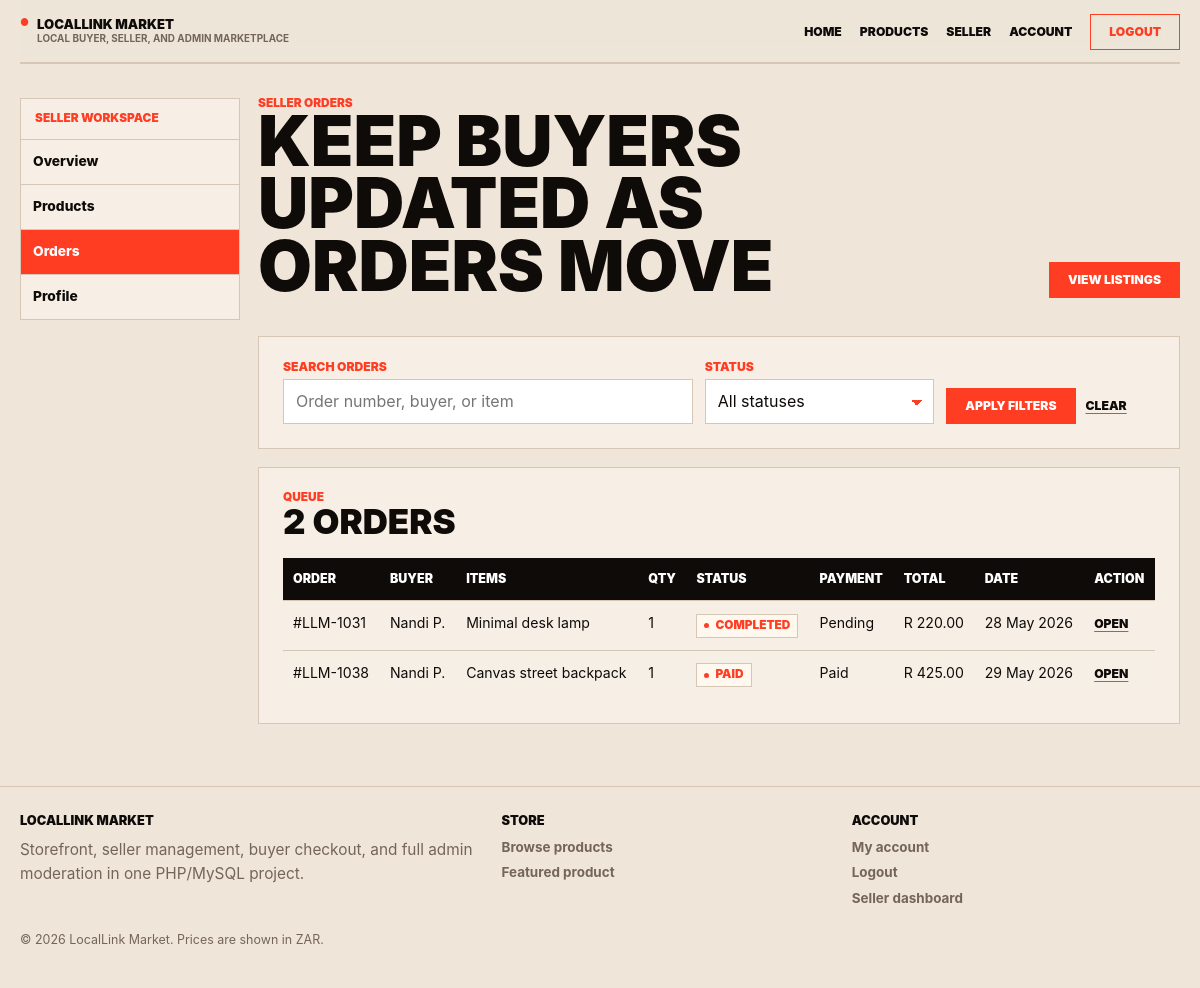
Screenshot of /seller-orders.php (signed in) with the database file from the repository.
### tables this page shows
CREATE TABLE IF NOT EXISTS orders (
  id INT UNSIGNED AUTO_INCREMENT PRIMARY KEY,
  order_number VARCHAR(20) NOT NULL UNIQUE,
  user_id INT UNSIGNED NOT NULL,
  seller_id INT UNSIGNED DEFAULT NULL,
  status ENUM('pending', 'paid', 'processing', 'ready', 'completed', 'cancelled') NOT NULL DEFAULT 'pending',
  payment_status ENUM('pending', 'awaiting_confirmation', 'paid', 'failed') NOT NULL DEFAULT 'pending',
  subtotal_amount DECIMAL(10,2) NOT NULL DEFAULT 0.00,
  delivery_fee DECIMAL(10,2) NOT NULL DEFAULT 0.00,
  total_amount DECIMAL(10,2) NOT NULL,
  delivery_method ENUM('collection', 'standard_delivery', 'express_delivery') NOT NULL DEFAULT 'collection',
  buyer_note TEXT DEFAULT NULL,
  created_at TIMESTAMP DEFAULT CURRENT_TIMESTAMP,
  updated_at TIMESTAMP DEFAULT CURRENT_TIMESTAMP ON UPDATE CURRENT_TIMESTAMP,
  CONSTRAINT fk_orders_user
    FOREIGN KEY (user_id) REFERENCES users(id)
    ON DELETE CASCADE,
  CONSTRAINT fk_orders_seller
    FOREIGN KEY (seller_id) REFERENCES users(id)
    ON DELETE SET NULL
);

### includes/seller_tools.php (called while the page is built, shortened)
<?php
require_once __DIR__ . '/app.php';
function seller_navigation_items(): array
{
    return [
        ['key' => 'overview', 'label' => 'Overview', 'path' => 'seller-dashboard.php'],
        ['key' => 'products', 'label' => 'Products', 'path' => 'seller-products.php'],
        ['key' => 'orders', 'label' => 'Orders', 'path' => 'seller-orders.php'],
        ['key' => 'profile', 'label' => 'Profile', 'path' => 'seller-profile.php'],
    ];
}
function seller_humanize_verification_status(string $status): string
{
    $labels = [
        'not_requested' => 'Not requested',
        'pending' => 'Pending review',
        'approved' => 'Approved',
        'rejected' => 'Needs changes',
    ];
    return $labels[$status] ?? seller_humanize_label($status);
}
function seller_fetch_raw_user(int $userId): array
{
    $pdo = db_try_get_connection();
    $columns = ['id', 'full_name', 'email', 'created_at'];
    foreach (['role', 'status', 'phone', 'location'] as $column) {
        if (market_users_have_column($column)) {
            $columns[] = $column;
        }
    }
    try {
        $statement = $pdo->prepare(
            'SELECT ' . implode(', ', array_unique($columns)) . '
             FROM users
             WHERE id = :user_id
             LIMIT 1'
        );
        $statement->execute(['user_id' => $userId]);
        $row = $statement->fetch();
        return is_array($row) ? $row : [];
    } catch (Throwable $exception) {
        return [];
    }
}
function seller_fetch_profile(int $userId): array
{
    $pdo = db_try_get_connection();
    if (!$pdo || !market_table_exists('seller_profiles')) {
        return [];
    }
    $columns = ['user_id', 'business_name', 'location', 'verification_status', 'verification_notes', 'created_at'];
    $available = [];
    foreach ($columns as $column) {
        if (market_table_has_column('seller_profiles', $column)) {
            $available[] = $column;
        }
    }
    try {
        $statement = $pdo->prepare(
            'SELECT ' . implode(', ', $available) . '
             FROM seller_profiles
             WHERE user_id = :user_id
             LIMIT 1'
        );
        $statement->execute(['user_id' => $userId]);
        $row = $statement->fetch();
        return is_array($row) ? $row : [];
    } catch (Throwable $exception) {
        return [];
    }
}
function seller_build_user_context(array $user): array
{
    $rawUser = seller_fetch_raw_user((int) $user['id']);
    $profile = seller_fetch_profile((int) $user['id']);
    $context = array_merge($user, $rawUser);
    $rawRole = strtolower((string) ($rawUser['role'] ?? $context['role'] ?? ''));
    $businessName = trim((string) ($profile['business_name'] ?? ''));
    $location = trim((string) ($profile['location'] ?? $rawUser['location'] ?? ''));
    $verificationStatus = strtolower((string) ($profile['verification_status'] ?? 'not_requested'));
    $context['raw_role'] = $rawRole;
    $context['business_name'] = $businessName;
    $context['location'] = $location;
    $context['verification_status'] = $verificationStatus;
    $context['verification_label'] = seller_humanize_verification_status($verificationStatus);
    $context['verification_notes'] = trim((string) ($profile['verification_notes'] ?? ''));
    $context['profile_exists'] = $profile !== [];
    $context['seller_display_name'] = $businessName !== '' ? $businessName : (string) ($context['full_name'] ?? 'Seller');
    $context['joined_on'] = market_format_date((string) ($context['created_at'] ?? ''));
    $context['can_access_seller'] = in_array($rawRole, ['seller', 'admin', 'super_admin'], true)
        || $context['profile_exists']
        || $verificationStatus !== 'not_requested';
    return $context;
}
function seller_require_account(): array
{
    $user = app_require_login();
    $sellerUser = seller_build_user_context($user);
    $rawRole = (string) ($sellerUser['raw_role'] ?? 'buyer');
    if (in_array($rawRole, ['seller', 'admin', 'super_admin'], true)) {
        return $sellerUser;
    }
}
function seller_filter_orders(array $orders, array $filters = []): array
{
    $search = strtolower(trim((string) ($filters['search'] ?? '')));
    $status = strtolower(trim((string) ($filters['status'] ?? '')));
    $orders = array_values(array_filter($orders, static function (array $order) use ($search, $status): bool {
        if ($status !== '' && strtolower((string) ($order['raw_status'] ?? '')) !== $status) {
            return false;
        }
        if ($search === '') {
            return true;
        }
        $haystack = strtolower(
            implode(' ', [
                (string) ($order['code'] ?? ''),
                (string) ($order['buyer_name'] ?? ''),
                (string) ($order['buyer_email'] ?? ''),
                (string) ($order['item_summary'] ?? ''),
            ])
        );
        return strpos($haystack, $search) !== false;
    }));
    return $orders;
}

### includes/app.php (called while the page is built, shortened)
<?php
if (!function_exists('app_normalize_path')) {
    function app_normalize_path(string $path): string
    {
        return rtrim(str_replace('\\', '/', $path), '/');
    }
}
if (!function_exists('app_base_path')) {
    function app_base_path(): string
    {
        static $basePath = null;
        if ($basePath !== null) {
            return $basePath;
        }
        $documentRoot = realpath($_SERVER['DOCUMENT_ROOT'] ?? '');
        $projectRoot = realpath(dirname(__DIR__));
        $normalizedDocumentRoot = app_normalize_path($documentRoot);
        $normalizedProjectRoot = app_normalize_path($projectRoot);
        $relativePath = substr($normalizedProjectRoot, strlen($normalizedDocumentRoot));
        $basePath = $relativePath === false ? '' : $relativePath;
        return $basePath;
    }
}
if (!function_exists('app_url')) {
    function app_url(string $path = ''): string
    {
        $normalizedPath = '/' . ltrim($path, '/');
        $basePath = app_base_path();
        return $basePath === '' ? $normalizedPath : $basePath . $normalizedPath;
    }
}
require_once __DIR__ . '/auth.php';
require_once __DIR__ . '/store.php';

### includes/store.php (called while the page is built, shortened)
<?php
function market_table_exists(string $table): bool
{
    $pdo = db_try_get_connection();
    static $cache = [];
    if (array_key_exists($table, $cache)) {
        return $cache[$table];
    }
    try {
        $statement = $pdo->prepare(
            'SELECT COUNT(*)
             FROM information_schema.tables
             WHERE table_schema = DATABASE()
               AND table_name = :table_name'
        );
        $statement->execute(['table_name' => $table]);
        $cache[$table] = (int) $statement->fetchColumn() > 0;
    } catch (Throwable $exception) {
        $cache[$table] = false;
    }
    return $cache[$table];
}
function market_table_has_column(string $table, string $column): bool
{
    $pdo = db_try_get_connection();
    static $cache = [];
    $cacheKey = $table . '.' . $column;
    if (array_key_exists($cacheKey, $cache)) {
        return $cache[$cacheKey];
    }
    try {
        $statement = $pdo->prepare(
            'SELECT COUNT(*)
             FROM information_schema.columns
             WHERE table_schema = DATABASE()
               AND table_name = :table_name
               AND column_name = :column_name'
        );
        $statement->execute([
            'table_name' => $table,
            'column_name' => $column,
        ]);
        $cache[$cacheKey] = (int) $statement->fetchColumn() > 0;
    } catch (Throwable $exception) {
        $cache[$cacheKey] = false;
    }
    return $cache[$cacheKey];
}
function market_users_have_column(string $column): bool
{
    return market_table_has_column('users', $column);
}
function market_normalize_role(array $user): string
{
    $role = strtolower((string) ($user['role'] ?? ''));
    if ($role === 'seller') {
        return 'seller';
    }
    return 'buyer';
}
function market_user_select_columns(): string
{
    $roleColumn = market_users_have_column('role')
        ? 'role'
        : "CASE WHEN is_admin = 1 THEN 'admin' ELSE 'buyer' END AS role";
    $statusColumn = market_users_have_column('status') ? 'status' : "'active' AS status";
    $lastLoginColumn = market_users_have_column('last_login_at') ? 'last_login_at' : 'NULL AS last_login_at';
    return 'id, full_name, email, password_hash, ' . $roleColumn . ', ' . $statusColumn . ', is_admin, ' . $lastLoginColumn . ', created_at';
}
function market_normalize_user(array $user): array
{
    $role = market_normalize_role($user);
    $user['role'] = $role;
    $user['is_admin'] = $role === 'admin' ? 1 : 0;
    $user['status'] = (string) ($user['status'] ?? 'active');
    return $user;
}
function market_get_user_by_id(int $userId): ?array
{
    $pdo = db_try_get_connection();
    try {
        $statement = $pdo->prepare(
            'SELECT ' . market_user_select_columns() . '
             FROM users
             WHERE id = :user_id
             LIMIT 1'
        );
        $statement->execute(['user_id' => $userId]);
        $user = $statement->fetch();
        return $user ? market_normalize_user($user) : null;
    } catch (Throwable $exception) {
        return null;
    }
}

### includes/auth.php (called while the page is built, shortened)
<?php
function app_current_user(): ?array
{
    static $loaded = false;
    static $user = null;
    if ($loaded) {
        return $user;
    }
    $user = market_get_user_by_id((int) $_SESSION['auth_user_id']);
    return $user;
}
function app_user_can_login(array $user): bool
{
    return (string) ($user['status'] ?? 'active') === 'active';
}
function app_require_login(): array
{
    $user = app_current_user();
    if ($user !== null) {
        return $user;
    }
}

### seller-orders.php (the view, shortened to what this page needs)
<?php
require __DIR__ . '/includes/seller_tools.php';
$sellerUser = seller_require_account();
$search = trim((string) ($_GET['search'] ?? ''));
$selectedStatus = strtolower(trim((string) ($_GET['status'] ?? '')));
$orders = seller_get_orders_for_user($sellerUser, [
    'search' => $search,
    'status' => $selectedStatus,
]);
require __DIR__ . '/includes/header.php';
?>
<section class="page section dashboard">
  <aside class="card sidebar">
    <strong>Seller workspace</strong>
    <?php foreach (seller_navigation_items() as $item): ?>
      <a class="<?php echo $item['key'] === 'orders' ? 'is-active' : ''; ?>" href="<?php echo htmlspecialchars(app_url($item['path'])); ?>">
        <?php echo htmlspecialchars($item['label']); ?>
      </a>
    <?php endforeach; ?>
  </aside>
  <div class="stack">
    <div class="section-head">
      <div>
        <p class="eyebrow">Seller orders</p>
        <h1>Keep buyers updated as orders move</h1>
      </div>
      <a class="button" href="<?php echo htmlspecialchars(app_url('seller-products.php')); ?>">View listings</a>
    </div>
    <form class="card filter-form" method="get" action="<?php echo htmlspecialchars(app_url('seller-orders.php')); ?>">
      <div class="field">
        <label for="search">Search orders</label>
        <input id="search" name="search" type="search" placeholder="Order number, buyer, or item" value="<?php echo htmlspecialchars($search); ?>">
      </div>
      <div class="field">
        <label for="status">Status</label>
        <select id="status" name="status">
          <option value="">All statuses</option>
        </select>
      </div>
      <div class="form-actions">
        <button class="button" type="submit">Apply filters</button>
        <a class="text-link" href="<?php echo htmlspecialchars(app_url('seller-orders.php')); ?>">Clear</a>
      </div>
    </form>
    <section class="card table-card">
      <div class="section-head">
        <div>
          <p class="eyebrow">Queue</p>
          <h2><?php echo count($orders); ?> order<?php echo count($orders) === 1 ? '' : 's'; ?></h2>
        </div>
      </div>
      <table>
        <thead>
          <tr><th>Order</th><th>Buyer</th><th>Items</th><th>Qty</th><th>Status</th><th>Payment</th><th>Total</th><th>Date</th><th>Action</th></tr>
        </thead>
        <tbody>
          <?php if ($orders === []): ?>
            <tr><td colspan="9">No orders match the current filters.</td></tr>
          <?php else: ?>
            <?php foreach ($orders as $order): ?>
              <tr>
                <td><?php echo htmlspecialchars($order['code']); ?></td>
                <td><?php echo htmlspecialchars($order['buyer_name']); ?></td>
                <td><?php echo htmlspecialchars($order['item_summary']); ?></td>
                <td><?php echo (int) $order['quantity_total']; ?></td>
                <td><span class="badge"><?php echo htmlspecialchars($order['status']); ?></span></td>
                <td><?php echo htmlspecialchars($order['payment_status']); ?></td>
                <td><?php echo htmlspecialchars($order['total']); ?></td>
                <td><?php echo htmlspecialchars($order['placed_on']); ?></td>
                <td><a class="text-link" href="<?php echo htmlspecialchars(app_url('seller-order.php?id=' . $order['id'])); ?>">Open</a></td>
              </tr>
            <?php endforeach; ?>
          <?php endif; ?>
        </tbody>
      </table>
    </section>
  </div>
</section>
<?php require __DIR__ . '/includes/footer.php'; ?>

### rows the page displays
orders: code "#LLM-1031", buyer_name "Nandi P.", item_summary "Minimal desk lamp", quantity_total "1", status "COMPLETED", payment_status "Pending", total "R 220.00", placed_on "28 May 2026"
orders: code "#LLM-1038", buyer_name "Nandi P.", item_summary "Canvas street backpack", quantity_total "1", status "PAID", payment_status "Paid", total "R 425.00", placed_on "29 May 2026"

### other values shown
$item['label'] "Overview"
$item['label'] "Products"
$item['label'] "Orders"
$item['label'] "Profile"
count($orders) "2"
